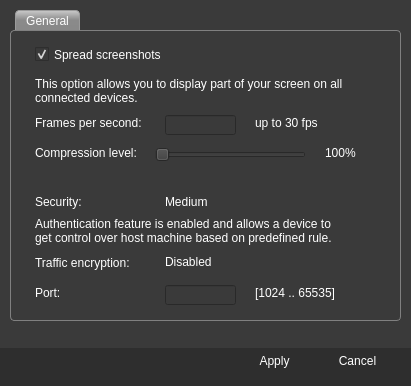
<?xml version="1.0" encoding="UTF-8"?>
<ui version="4.0">
 <class>SettingsDialog</class>
 <widget class="QDialog" name="SettingsDialog">
  <property name="windowModality">
   <enum>Qt::ApplicationModal</enum>
  </property>
  <property name="geometry">
   <rect>
    <x>0</x>
    <y>0</y>
    <width>411</width>
    <height>386</height>
   </rect>
  </property>
  <property name="sizePolicy">
   <sizepolicy hsizetype="Fixed" vsizetype="Fixed">
    <horstretch>0</horstretch>
    <verstretch>0</verstretch>
   </sizepolicy>
  </property>
  <property name="minimumSize">
   <size>
    <width>411</width>
    <height>386</height>
   </size>
  </property>
  <property name="maximumSize">
   <size>
    <width>411</width>
    <height>386</height>
   </size>
  </property>
  <property name="windowTitle">
   <string>Settings</string>
  </property>
  <property name="styleSheet">
   <string>background-color: rgb(58,58,58); 
selection-background-color: rgb(67, 67, 67);
color: rgb(255, 255, 255);
</string>
  </property>
  <property name="modal">
   <bool>true</bool>
  </property>
  <widget class="Line" name="line_4">
   <property name="geometry">
    <rect>
     <x>0</x>
     <y>330</y>
     <width>411</width>
     <height>18</height>
    </rect>
   </property>
   <property name="styleSheet">
    <string>background-image: url(:/Resources/SeparatorBottom.png); 
border: none;</string>
   </property>
   <property name="orientation">
    <enum>Qt::Horizontal</enum>
   </property>
  </widget>
  <widget class="QWidget" name="widget" native="true">
   <property name="geometry">
    <rect>
     <x>0</x>
     <y>348</y>
     <width>411</width>
     <height>41</height>
    </rect>
   </property>
   <property name="styleSheet">
    <string>background-color: rgb(46, 46, 46);
border:none;</string>
   </property>
   <widget class="QPushButton" name="pushButton">
    <property name="geometry">
     <rect>
      <x>237</x>
      <y>0</y>
      <width>75</width>
      <height>25</height>
     </rect>
    </property>
    <property name="styleSheet">
     <string>background-image: url(:/Resources/ButtonNormal.png); 
border: none;
color: rgb(255, 255, 255);
font: bold 8pt &quot;MS Shell Dlg 2&quot;;</string>
    </property>
    <property name="text">
     <string>Apply</string>
    </property>
   </widget>
   <widget class="QPushButton" name="pushButton_2">
    <property name="geometry">
     <rect>
      <x>320</x>
      <y>0</y>
      <width>75</width>
      <height>25</height>
     </rect>
    </property>
    <property name="styleSheet">
     <string>background-image: url(:/Resources/ButtonNormal.png); 
border: none;
color: rgb(255, 255, 255);
font: bold 8pt &quot;MS Shell Dlg 2&quot;;</string>
    </property>
    <property name="text">
     <string>Cancel</string>
    </property>
   </widget>
  </widget>
  <widget class="QTabWidget" name="tabs_">
   <property name="geometry">
    <rect>
     <x>10</x>
     <y>10</y>
     <width>391</width>
     <height>311</height>
    </rect>
   </property>
   <property name="styleSheet">
    <string notr="true">QTabWidget::pane {
	border: 1px solid gray;
	border-radius: 4px; 
	padding: 4px;
}
QTabWidget::tab-bar {
left: 5px; 
}
QTabBar::tab {
background: qlineargradient(x1: 0, y1: 0, x2: 0, y2: 1, stop: 0 #8A8A8A, stop: 0.5 #3A3A3A, stop: 1.0 #393939);
border: 1px solid #C4C4C3;
border-bottom: none;
border-top-left-radius: 4px;
border-top-right-radius: 4px;
min-width: 15ex;
height: 15px;
padding-left: 10px;
padding-top: 2px;
padding-right: 10px;
padding-bottom: 2px;
}
QTabBar::tab:hover {
background: qlineargradient(x1: 0, y1: 0, x2: 0, y2: 1, stop: 0 #9A9A9A, stop: 0.5 #5A5A5A, stop: 1.0 #595959);
}
QTabBar::tab:selected {
background: qlineargradient(x1: 0, y1: 0, x2: 0, y2: 1, stop: 0 #CACACA, stop: 0.5 #8A8A8A, stop: 1.0 #898989);
border-color: #9B9B9B;
border-bottom-color: #C2C7CB; 
}
QTabBar::tab:!selected {
}
QTabBar::tab:selected {
margin-left: -4px;
margin-right: -4px;
}
QTabBar::tab:first:selected {
margin-left: 0; 
}
QTabBar::tab:last:selected {
margin-right: 0;
}
QTabBar::tab:only-one {
margin: 0; 
}</string>
   </property>
   <property name="currentIndex">
    <number>0</number>
   </property>
   <widget class="QWidget" name="tab_3">
    <attribute name="title">
     <string>General</string>
    </attribute>
    <widget class="QLabel" name="label_8">
     <property name="geometry">
      <rect>
       <x>20</x>
       <y>80</y>
       <width>111</width>
       <height>16</height>
      </rect>
     </property>
     <property name="text">
      <string>Frames per second:</string>
     </property>
    </widget>
    <widget class="QLabel" name="label">
     <property name="geometry">
      <rect>
       <x>20</x>
       <y>160</y>
       <width>46</width>
       <height>14</height>
      </rect>
     </property>
     <property name="text">
      <string>Security:</string>
     </property>
    </widget>
    <widget class="QLabel" name="label_2">
     <property name="geometry">
      <rect>
       <x>150</x>
       <y>160</y>
       <width>46</width>
       <height>14</height>
      </rect>
     </property>
     <property name="text">
      <string>Medium</string>
     </property>
    </widget>
    <widget class="QLabel" name="label_3">
     <property name="geometry">
      <rect>
       <x>20</x>
       <y>180</y>
       <width>311</width>
       <height>31</height>
      </rect>
     </property>
     <property name="acceptDrops">
      <bool>false</bool>
     </property>
     <property name="text">
      <string>Authentication feature is enabled and allows a device to get control over host machine based on predefined rule.</string>
     </property>
     <property name="wordWrap">
      <bool>true</bool>
     </property>
    </widget>
    <widget class="Line" name="line_2">
     <property name="geometry">
      <rect>
       <x>19</x>
       <y>145</y>
       <width>341</width>
       <height>3</height>
      </rect>
     </property>
     <property name="styleSheet">
      <string>background-image: url(:/Resources/SeparatorMiddle.png); 
border: none;</string>
     </property>
     <property name="orientation">
      <enum>Qt::Horizontal</enum>
     </property>
    </widget>
    <widget class="QLabel" name="label_9">
     <property name="geometry">
      <rect>
       <x>240</x>
       <y>250</y>
       <width>81</width>
       <height>16</height>
      </rect>
     </property>
     <property name="text">
      <string>[1024 .. 65535]</string>
     </property>
    </widget>
    <widget class="QLineEdit" name="screenshotsFPS_">
     <property name="geometry">
      <rect>
       <x>150</x>
       <y>80</y>
       <width>71</width>
       <height>20</height>
      </rect>
     </property>
    </widget>
    <widget class="QLabel" name="label_10">
     <property name="geometry">
      <rect>
       <x>240</x>
       <y>80</y>
       <width>81</width>
       <height>16</height>
      </rect>
     </property>
     <property name="text">
      <string>up to 30 fps</string>
     </property>
    </widget>
    <widget class="QCheckBox" name="screenshotsMode_">
     <property name="geometry">
      <rect>
       <x>20</x>
       <y>10</y>
       <width>141</width>
       <height>19</height>
      </rect>
     </property>
     <property name="styleSheet">
      <string notr="true"/>
     </property>
     <property name="text">
      <string>Spread screenshots</string>
     </property>
     <property name="checked">
      <bool>true</bool>
     </property>
    </widget>
    <widget class="QLabel" name="label_7">
     <property name="geometry">
      <rect>
       <x>20</x>
       <y>40</y>
       <width>311</width>
       <height>31</height>
      </rect>
     </property>
     <property name="font">
      <font>
       <family>MS Shell Dlg 2</family>
      </font>
     </property>
     <property name="acceptDrops">
      <bool>false</bool>
     </property>
     <property name="text">
      <string>This option allows you to display part of your screen on all connected devices.</string>
     </property>
     <property name="wordWrap">
      <bool>true</bool>
     </property>
    </widget>
    <widget class="QLineEdit" name="service_">
     <property name="geometry">
      <rect>
       <x>150</x>
       <y>250</y>
       <width>71</width>
       <height>20</height>
      </rect>
     </property>
    </widget>
    <widget class="QLabel" name="label_5">
     <property name="geometry">
      <rect>
       <x>20</x>
       <y>250</y>
       <width>46</width>
       <height>16</height>
      </rect>
     </property>
     <property name="text">
      <string>Port:</string>
     </property>
    </widget>
    <widget class="QLabel" name="label_4">
     <property name="geometry">
      <rect>
       <x>20</x>
       <y>220</y>
       <width>101</width>
       <height>16</height>
      </rect>
     </property>
     <property name="text">
      <string>Traffic encryption:</string>
     </property>
    </widget>
    <widget class="QLabel" name="label_11">
     <property name="geometry">
      <rect>
       <x>150</x>
       <y>220</y>
       <width>46</width>
       <height>14</height>
      </rect>
     </property>
     <property name="text">
      <string>Disabled</string>
     </property>
    </widget>
    <widget class="QLabel" name="sfbComprLabel_">
     <property name="geometry">
      <rect>
       <x>310</x>
       <y>110</y>
       <width>51</width>
       <height>16</height>
      </rect>
     </property>
     <property name="text">
      <string>100%</string>
     </property>
    </widget>
    <widget class="QLabel" name="label_16">
     <property name="geometry">
      <rect>
       <x>20</x>
       <y>110</y>
       <width>111</width>
       <height>16</height>
      </rect>
     </property>
     <property name="text">
      <string>Compression level:</string>
     </property>
    </widget>
    <widget class="QSlider" name="sfbCompr_">
     <property name="geometry">
      <rect>
       <x>140</x>
       <y>110</y>
       <width>151</width>
       <height>20</height>
      </rect>
     </property>
     <property name="styleSheet">
      <string notr="true"/>
     </property>
     <property name="minimum">
      <number>1</number>
     </property>
     <property name="maximum">
      <number>100</number>
     </property>
     <property name="orientation">
      <enum>Qt::Horizontal</enum>
     </property>
    </widget>
   </widget>
  </widget>
 </widget>
 <tabstops>
  <tabstop>screenshotsMode_</tabstop>
  <tabstop>screenshotsFPS_</tabstop>
  <tabstop>service_</tabstop>
  <tabstop>pushButton</tabstop>
 </tabstops>
 <resources/>
 <connections>
  <connection>
   <sender>pushButton</sender>
   <signal>clicked()</signal>
   <receiver>SettingsDialog</receiver>
   <slot>apply()</slot>
   <hints>
    <hint type="sourcelabel">
     <x>248</x>
     <y>298</y>
    </hint>
    <hint type="destinationlabel">
     <x>249</x>
     <y>200</y>
    </hint>
   </hints>
  </connection>
  <connection>
   <sender>pushButton_2</sender>
   <signal>clicked()</signal>
   <receiver>SettingsDialog</receiver>
   <slot>reject()</slot>
   <hints>
    <hint type="sourcelabel">
     <x>359</x>
     <y>311</y>
    </hint>
    <hint type="destinationlabel">
     <x>382</x>
     <y>184</y>
    </hint>
   </hints>
  </connection>
  <connection>
   <sender>sfbCompr_</sender>
   <signal>valueChanged(int)</signal>
   <receiver>SettingsDialog</receiver>
   <slot>compressionChanged(int)</slot>
   <hints>
    <hint type="sourcelabel">
     <x>205</x>
     <y>155</y>
    </hint>
    <hint type="destinationlabel">
     <x>404</x>
     <y>64</y>
    </hint>
   </hints>
  </connection>
 </connections>
 <slots>
  <slot>apply()</slot>
  <slot>compressionChanged(int)</slot>
 </slots>
</ui>
